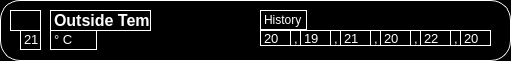
     <widget class="QWidget" name="widget_21" native="true">
      <property name="geometry">
       <rect>
        <x>10</x>
        <y>300</y>
        <width>511</width>
        <height>61</height>
       </rect>
      </property>
      <property name="styleSheet">
       <string notr="true">background-color:rgb(0, 0, 0);
border-color: rgb(243, 243, 243);
border-radius: 20px ;
border-width: 5rem;
border: 1px solid  rgb(255, 255, 255);</string>
      </property>
      <widget class="QLabel" name="label_8">
       <property name="geometry">
        <rect>
         <x>10</x>
         <y>10</y>
         <width>31</width>
         <height>21</height>
        </rect>
       </property>
       <property name="styleSheet">
        <string notr="true">image: url(:/newPrefix/icons8-temperature-outside-50.jpg);
border: 1rem solid black;</string>
       </property>
       <property name="text">
        <string/>
       </property>
      </widget>
      <widget class="QLabel" name="label_16">
       <property name="geometry">
        <rect>
         <x>50</x>
         <y>10</y>
         <width>101</width>
         <height>21</height>
        </rect>
       </property>
       <property name="styleSheet">
        <string notr="true">border: 1rem solid black;
font: 17pt &quot;Roboto&quot; ;
</string>
       </property>
       <property name="text">
        <string>&lt;html&gt;&lt;head/&gt;&lt;body&gt;&lt;p&gt;&lt;span style=&quot; font-size:12pt; font-weight:600; color:#ffffff;&quot;&gt;Outside Temp&lt;/span&gt;&lt;/p&gt;&lt;/body&gt;&lt;/html&gt;</string>
       </property>
      </widget>
      <widget class="QLabel" name="label_36">
       <property name="geometry">
        <rect>
         <x>50</x>
         <y>30</y>
         <width>47</width>
         <height>20</height>
        </rect>
       </property>
       <property name="styleSheet">
        <string notr="true">border: 1rem solid black;</string>
       </property>
       <property name="text">
        <string>&lt;html&gt;&lt;head/&gt;&lt;body&gt;&lt;p&gt;&lt;span style=&quot; font-size:10pt; color:#ffffff;&quot;&gt;° C&lt;/span&gt;&lt;/p&gt;&lt;/body&gt;&lt;/html&gt;</string>
       </property>
      </widget>
      <widget class="QLabel" name="label_37">
       <property name="geometry">
        <rect>
         <x>20</x>
         <y>30</y>
         <width>21</width>
         <height>20</height>
        </rect>
       </property>
       <property name="styleSheet">
        <string notr="true">border: 1rem solid black;</string>
       </property>
       <property name="text">
        <string>&lt;html&gt;&lt;head/&gt;&lt;body&gt;&lt;p&gt;&lt;span style=&quot; font-size:10pt; color:#ffffff;&quot;&gt;21&lt;/span&gt;&lt;/p&gt;&lt;/body&gt;&lt;/html&gt;</string>
       </property>
      </widget>
      <widget class="QLabel" name="label_38">
       <property name="geometry">
        <rect>
         <x>260</x>
         <y>10</y>
         <width>47</width>
         <height>20</height>
        </rect>
       </property>
       <property name="styleSheet">
        <string notr="true">font: 10pt &quot;MS Shell Dlg 2&quot;;
border: 1rem solid black;</string>
       </property>
       <property name="text">
        <string>&lt;html&gt;&lt;head/&gt;&lt;body&gt;&lt;p&gt;&lt;span style=&quot; color:#ffffff;&quot;&gt;History&lt;/span&gt;&lt;/p&gt;&lt;/body&gt;&lt;/html&gt;</string>
       </property>
      </widget>
      <widget class="QLabel" name="label_39">
       <property name="geometry">
        <rect>
         <x>260</x>
         <y>30</y>
         <width>31</width>
         <height>16</height>
        </rect>
       </property>
       <property name="styleSheet">
        <string notr="true">border: 1rem solid black;</string>
       </property>
       <property name="text">
        <string>&lt;html&gt;&lt;head/&gt;&lt;body&gt;&lt;p&gt;&lt;span style=&quot; font-size:10pt; color:#ffffff;&quot;&gt;20&lt;/span&gt;&lt;/p&gt;&lt;/body&gt;&lt;/html&gt;</string>
       </property>
      </widget>
      <widget class="QLabel" name="label_40">
       <property name="geometry">
        <rect>
         <x>290</x>
         <y>30</y>
         <width>16</width>
         <height>16</height>
        </rect>
       </property>
       <property name="styleSheet">
        <string notr="true">border: 1rem solid black;</string>
       </property>
       <property name="text">
        <string>&lt;html&gt;&lt;head/&gt;&lt;body&gt;&lt;p&gt;&lt;span style=&quot; font-size:10pt; color:#ffffff;&quot;&gt;,&lt;/span&gt;&lt;/p&gt;&lt;/body&gt;&lt;/html&gt;</string>
       </property>
      </widget>
      <widget class="QLabel" name="label_41">
       <property name="geometry">
        <rect>
         <x>300</x>
         <y>30</y>
         <width>31</width>
         <height>16</height>
        </rect>
       </property>
       <property name="styleSheet">
        <string notr="true">border: 1rem solid black;</string>
       </property>
       <property name="text">
        <string>&lt;html&gt;&lt;head/&gt;&lt;body&gt;&lt;p&gt;&lt;span style=&quot; font-size:10pt; color:#ffffff;&quot;&gt;19&lt;/span&gt;&lt;/p&gt;&lt;/body&gt;&lt;/html&gt;</string>
       </property>
      </widget>
      <widget class="QLabel" name="label_42">
       <property name="geometry">
        <rect>
         <x>330</x>
         <y>30</y>
         <width>16</width>
         <height>16</height>
        </rect>
       </property>
       <property name="styleSheet">
        <string notr="true">border: 1rem solid black;</string>
       </property>
       <property name="text">
        <string>&lt;html&gt;&lt;head/&gt;&lt;body&gt;&lt;p&gt;&lt;span style=&quot; font-size:10pt; color:#ffffff;&quot;&gt;,&lt;/span&gt;&lt;/p&gt;&lt;/body&gt;&lt;/html&gt;</string>
       </property>
      </widget>
      <widget class="QLabel" name="label_43">
       <property name="geometry">
        <rect>
         <x>340</x>
         <y>30</y>
         <width>31</width>
         <height>16</height>
        </rect>
       </property>
       <property name="styleSheet">
        <string notr="true">border: 1rem solid black;</string>
       </property>
       <property name="text">
        <string>&lt;html&gt;&lt;head/&gt;&lt;body&gt;&lt;p&gt;&lt;span style=&quot; font-size:10pt; color:#ffffff;&quot;&gt;21&lt;/span&gt;&lt;/p&gt;&lt;/body&gt;&lt;/html&gt;</string>
       </property>
      </widget>
      <widget class="QLabel" name="label_44">
       <property name="geometry">
        <rect>
         <x>370</x>
         <y>30</y>
         <width>16</width>
         <height>16</height>
        </rect>
       </property>
       <property name="styleSheet">
        <string notr="true">border: 1rem solid black;</string>
       </property>
       <property name="text">
        <string>&lt;html&gt;&lt;head/&gt;&lt;body&gt;&lt;p&gt;&lt;span style=&quot; font-size:10pt; color:#ffffff;&quot;&gt;,&lt;/span&gt;&lt;/p&gt;&lt;/body&gt;&lt;/html&gt;</string>
       </property>
      </widget>
      <widget class="QLabel" name="label_45">
       <property name="geometry">
        <rect>
         <x>380</x>
         <y>30</y>
         <width>31</width>
         <height>16</height>
        </rect>
       </property>
       <property name="styleSheet">
        <string notr="true">border: 1rem solid black;</string>
       </property>
       <property name="text">
        <string>&lt;html&gt;&lt;head/&gt;&lt;body&gt;&lt;p&gt;&lt;span style=&quot; font-size:10pt; color:#ffffff;&quot;&gt;20&lt;/span&gt;&lt;/p&gt;&lt;/body&gt;&lt;/html&gt;</string>
       </property>
      </widget>
      <widget class="QLabel" name="label_46">
       <property name="geometry">
        <rect>
         <x>410</x>
         <y>30</y>
         <width>16</width>
         <height>16</height>
        </rect>
       </property>
       <property name="styleSheet">
        <string notr="true">border: 1rem solid black;</string>
       </property>
       <property name="text">
        <string>&lt;html&gt;&lt;head/&gt;&lt;body&gt;&lt;p&gt;&lt;span style=&quot; font-size:10pt; color:#ffffff;&quot;&gt;,&lt;/span&gt;&lt;/p&gt;&lt;/body&gt;&lt;/html&gt;</string>
       </property>
      </widget>
      <widget class="QLabel" name="label_47">
       <property name="geometry">
        <rect>
         <x>420</x>
         <y>30</y>
         <width>31</width>
         <height>16</height>
        </rect>
       </property>
       <property name="styleSheet">
        <string notr="true">border: 1rem solid black;</string>
       </property>
       <property name="text">
        <string>&lt;html&gt;&lt;head/&gt;&lt;body&gt;&lt;p&gt;&lt;span style=&quot; font-size:10pt; color:#ffffff;&quot;&gt;22&lt;/span&gt;&lt;/p&gt;&lt;/body&gt;&lt;/html&gt;</string>
       </property>
      </widget>
      <widget class="QLabel" name="label_48">
       <property name="geometry">
        <rect>
         <x>450</x>
         <y>30</y>
         <width>16</width>
         <height>16</height>
        </rect>
       </property>
       <property name="styleSheet">
        <string notr="true">border: 1rem solid black;</string>
       </property>
       <property name="text">
        <string>&lt;html&gt;&lt;head/&gt;&lt;body&gt;&lt;p&gt;&lt;span style=&quot; font-size:10pt; color:#ffffff;&quot;&gt;,&lt;/span&gt;&lt;/p&gt;&lt;/body&gt;&lt;/html&gt;</string>
       </property>
      </widget>
      <widget class="QLabel" name="label_49">
       <property name="geometry">
        <rect>
         <x>460</x>
         <y>30</y>
         <width>31</width>
         <height>16</height>
        </rect>
       </property>
       <property name="styleSheet">
        <string notr="true">border: 1rem solid black;</string>
       </property>
       <property name="text">
        <string>&lt;html&gt;&lt;head/&gt;&lt;body&gt;&lt;p&gt;&lt;span style=&quot; font-size:10pt; color:#ffffff;&quot;&gt;20&lt;/span&gt;&lt;/p&gt;&lt;/body&gt;&lt;/html&gt;</string>
       </property>
      </widget>
     </widget>
